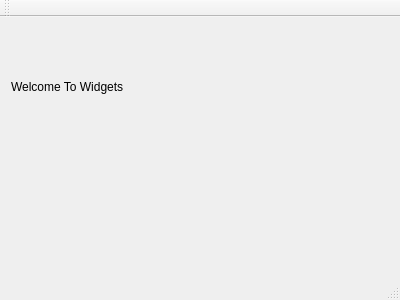
<?xml version="1.0" encoding="UTF-8"?>
<ui version="4.0">
 <class>MainWindow</class>
 <widget class="QMainWindow" name="MainWindow">
  <property name="geometry">
   <rect>
    <x>0</x>
    <y>0</y>
    <width>400</width>
    <height>300</height>
   </rect>
  </property>
  <property name="windowTitle">
   <string>MainWindow</string>
  </property>
  <widget class="QWidget" name="centralWidget">
   <layout class="QVBoxLayout" name="verticalLayout">
    <item>
     <widget class="QLabel" name="label">
      <property name="text">
       <string>Welcome To Widgets</string>
      </property>
     </widget>
    </item>
    <item>
     <widget class="MyFileChooser" name="widget" native="true"/>
    </item>
   </layout>
  </widget>
  <widget class="QMenuBar" name="menuBar">
   <property name="geometry">
    <rect>
     <x>0</x>
     <y>0</y>
     <width>400</width>
     <height>22</height>
    </rect>
   </property>
  </widget>
  <widget class="QToolBar" name="mainToolBar">
   <attribute name="toolBarArea">
    <enum>TopToolBarArea</enum>
   </attribute>
   <attribute name="toolBarBreak">
    <bool>false</bool>
   </attribute>
  </widget>
  <widget class="QStatusBar" name="statusBar"/>
 </widget>
 <layoutdefault spacing="6" margin="11"/>
 <customwidgets>
  <customwidget>
   <class>MyFileChooser</class>
   <extends>QWidget</extends>
   <header>myfilechooser.h</header>
   <container>1</container>
  </customwidget>
 </customwidgets>
 <resources/>
 <connections/>
</ui>
